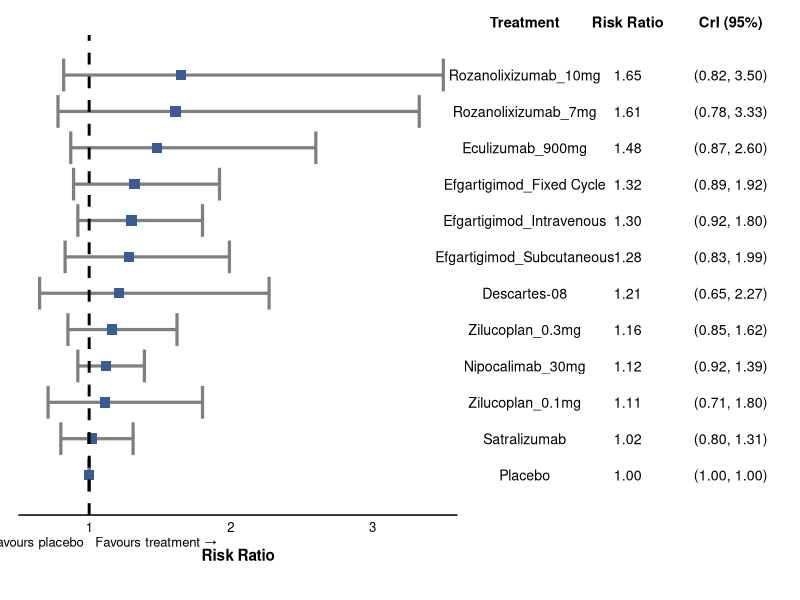
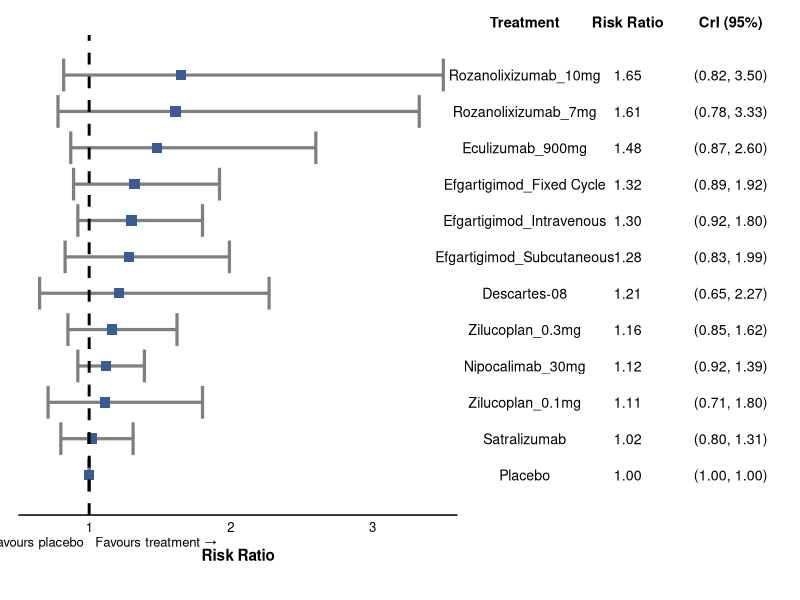

Here is the R script that generated these plots, in order:
library(tidyverse)
library(patchwork)

# suitably use setwd()
df <- openxlsx::read.xlsx("Table_01_MG_ADL_0_or_1.xlsx")

# Preserve top-to-bottom order in the plot
df$Treatment <- factor(df$Treatment, levels = rev(df$Treatment))

# Label column combining RR and CrI, formatted with fixed decimals
df$RR_label  <- sprintf("%.2f", df$RR)
df$CrI_label <- sprintf("(%.2f, %.2f)", df$lower, df$upper)

n <- nrow(df)

# ---- Forest plot (left panel)

p_forest <- ggplot(df, aes(x = RR, y = Treatment)) +
  geom_errorbar(aes(xmin = lower, xmax = upper), 
                height = 0,
                linewidth = 1.1, color = "grey50",
                orientation = "y") +
  geom_point(size = 3.2, shape = 15, color = "#3B5B92") +
  geom_vline(xintercept = 1, 
             linetype = "dashed", 
             color = "black", 
             linewidth = 1) +
  annotate("text", x = 1, y = -0.15, label = "\u2190 Favours placebo",
           hjust = 1.05, vjust = 3, size = 3.3, color = "black") +
  annotate("text", x = 1, y = -0.15, label = "Favours treatment \u2192",
           hjust = -0.05, vjust = 3, size = 3.3, color = "black") +
  scale_x_continuous(
    breaks = 0:4,
    limits = c(0.5, 3.6), # tweak
    expand = c(0, 0)
  ) +
  labs(x = "Risk Ratio", y = NULL) +
  coord_cartesian(ylim = c(0.5, n + 0.5), clip = "off") +
  theme_minimal(base_size = 11) +
  theme(
    panel.grid.minor = element_blank(),
    # panel.grid.major.y = element_line(color = "grey92", linewidth = 0.5),
    # panel.grid.major.x = element_line(color = "grey92", linewidth = 0.5),
    panel.grid.major.y = element_blank(),
    panel.grid.major.x = element_blank(),
    axis.text.y = element_blank(),
    axis.ticks.y = element_blank(),
    axis.text.x = element_text(size = 9.5, color = "black"),
    axis.line.x = element_line(),
    axis.title.x = element_text(size = 11, face = "bold", margin = margin(t = 10)),
    plot.margin = margin(t = 5, r = 4, b = 20, l = 5)
  )

# ---- Table panel (right side): Treatment | Risk Ratio | CrI (95%) ----
# Build a long-format data frame so all three "columns" share the same y-axis
# and therefore stay row-aligned with the forest plot via patchwork.

tbl <- data.frame(
  Treatment = rep(df$Treatment, 3),
  col = factor(rep(c("Treatment", "Risk Ratio", "CrI (95%)"), each = n),
               levels = c("Treatment", "Risk Ratio", "CrI (95%)")),
  label = c(as.character(df$Treatment), df$RR_label, df$CrI_label)
)

p_table <- ggplot(tbl, aes(x = col, y = Treatment, label = label)) +
  geom_text(size = 3.6, color = "black", hjust = 0.5) +
  scale_x_discrete(position = "top") +
  coord_cartesian(ylim = c(0.5, n + 0.5), clip = "off") +
  theme_void(base_size = 11) +
  theme(
    axis.text.x.top = element_text(size = 10.5, face = "bold", color = "black",
                                    margin = margin(b = 4)),
    plot.margin = margin(t = 5, r = 0, b = 10, l = 0)
  )

# ---- Combine: forest plot (left) + table (right), rows aligned ----
final_plot <- p_forest + p_table + plot_layout(widths = c(1, 0.75)) # tweak

final_plot

# suitably use setwd()
ggsave("FP_01_MG_ADL_0_or_1.png", 
       final_plot,
       width = 12, 
       height = 5.5, 
       dpi = 1000, 
       bg = "white")
